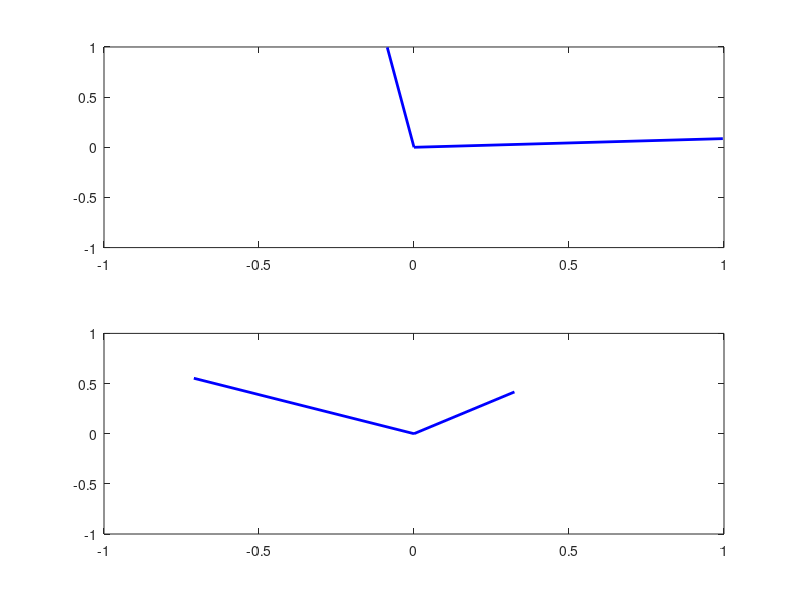

Reproduce this figure in MATLAB.
A = randn(2,2);
[u,s,v] = svd(A);
u_s = u * s;
angle = atan2(u(1,1), u(2,1));
R = [ cos(angle) sin(angle); -sin(angle) cos(angle) ];

% plot SVD
subplot(2,1,1); 
plot([0 v(1,1)], [0 v(2,1)],'-b','LineWidth',2);
hold on;
plot([0 v(1,2)], [0 v(2,2)],'-b','LineWidth',2);
theta=0:0.01:2*pi;
x=cos(theta);
y=sin(theta);
for i = 1:size(x,2)
    plot(x(i),y(i),'-r');
end
subplot(2,1,2); 
plot([0 u_s(1,1)], [0 u_s(2,1)],'-b','LineWidth',2);
hold on;
plot([0 u_s(1,2)], [0 u_s(2,2)],'-b','LineWidth',2);
for i = 1:size(x,2)
    data = A*[x(i) y(i)]';
    plot(data(1),data(2),'-r');
end


